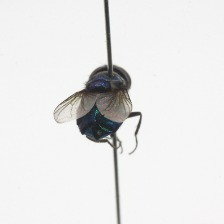
#> input picture RBras_intro_deep_learning_machine_vision/Code/input_data/DipteraDataset/train/Chrysomya/205.jpg, 224 x 224 px, given in place of 176.jpg, which was not available
$ jupyter execute --allow-errors Creating_CNN_Dataset.ipynb   (text cells are left out)
#> lines starting #> are read from the running program, lines starting #| are printed output that depends on the picture; after the words box and inside, x2 and y2 are one past the last pixel; in counts of white or black regions, pixels touching at a corner belong together; pictures that were not available may be replaced by others from this repository, and a replacement may not be noted
[cell 1]
import cv2 as cv
import os
import matplotlib.pyplot as plt
import numpy as np
import math

[cell 2]
train_dir = '../../input_data/DipteraDataset/train/'
test_dir = '../../input_data/DipteraDataset/test/'

[cell 3]
train_chrysomya_images_names = np.array(os.listdir('../../input_data/DipteraDataset/train/Chrysomya/'))
train_chrysomya_images_names = train_chrysomya_images_names[train_chrysomya_images_names!='.DS_Store']
train_chrysomya_images_names = train_chrysomya_images_names[train_chrysomya_images_names!='.ipynb_checkpoints']

train_lucilia_images_names = np.array(os.listdir('../../input_data/DipteraDataset/train/Lucilia/'))
train_lucilia_images_names = train_lucilia_images_names[train_lucilia_images_names!='.DS_Store']
train_lucilia_images_names = train_lucilia_images_names[train_lucilia_images_names!='.ipynb_checkpoints']

train_rhiniinae_images_names = np.array(os.listdir('../../input_data/DipteraDataset/train/Rhiniinae/'))
train_rhiniinae_images_names = train_rhiniinae_images_names[train_rhiniinae_images_names!='.DS_Store']
train_rhiniinae_images_names = train_rhiniinae_images_names[train_rhiniinae_images_names!='.ipynb_checkpoints']

train_sarcophaga_images_names = np.array(os.listdir('../../input_data/DipteraDataset/train/Sarcophaga/'))
train_sarcophaga_images_names = train_sarcophaga_images_names[train_sarcophaga_images_names!='.DS_Store']
train_sarcophaga_images_names = train_sarcophaga_images_names[train_sarcophaga_images_names!='.ipynb_checkpoints']

train_stomorhina_images_names = np.array(os.listdir('../../input_data/DipteraDataset/train/Stomorhina/'))
train_stomorhina_images_names = train_stomorhina_images_names[train_stomorhina_images_names!='.DS_Store']
train_stomorhina_images_names = train_stomorhina_images_names[train_stomorhina_images_names!='.ipynb_checkpoints']

[cell 4]
test_chrysomya_images_names = np.array(os.listdir('../../input_data/DipteraDataset/test/Chrysomya/'))
test_chrysomya_images_names = test_chrysomya_images_names[test_chrysomya_images_names!='.DS_Store']
test_chrysomya_images_names = test_chrysomya_images_names[test_chrysomya_images_names!='.ipynb_checkpoints']

test_lucilia_images_names = np.array(os.listdir('../../input_data/DipteraDataset/test/Lucilia/'))
test_lucilia_images_names = test_lucilia_images_names[test_lucilia_images_names!='.DS_Store']
test_lucilia_images_names = test_lucilia_images_names[test_lucilia_images_names!='.ipynb_checkpoints']

test_rhiniinae_images_names = np.array(os.listdir('../../input_data/DipteraDataset/test/Rhiniinae/'))
test_rhiniinae_images_names = test_rhiniinae_images_names[test_rhiniinae_images_names!='.DS_Store']
test_rhiniinae_images_names = test_rhiniinae_images_names[test_rhiniinae_images_names!='.ipynb_checkpoints']

test_sarcophaga_images_names = np.array(os.listdir('../../input_data/DipteraDataset/test/Sarcophaga/'))
test_sarcophaga_images_names = test_sarcophaga_images_names[test_sarcophaga_images_names!='.DS_Store']
test_sarcophaga_images_names = test_sarcophaga_images_names[test_sarcophaga_images_names!='.ipynb_checkpoints']

test_stomorhina_images_names = np.array(os.listdir('../../input_data/DipteraDataset/test/Stomorhina/'))
test_stomorhina_images_names = test_stomorhina_images_names[test_stomorhina_images_names!='.DS_Store']
test_stomorhina_images_names = test_stomorhina_images_names[test_stomorhina_images_names!='.ipynb_checkpoints']

[cell 5]
def get_vertical_line(img_path):
    ''' This function return the x and y values related to the needle of the image '''
    img = cv.imread(img_path)
    gray = cv.cvtColor(img,cv.COLOR_BGR2GRAY)
    thrsholded_img = cv.adaptiveThreshold(gray,255,cv.ADAPTIVE_THRESH_GAUSSIAN_C, cv.THRESH_BINARY_INV,11,2)
    lines = cv.HoughLinesP(thrsholded_img,1,np.pi/360,100,minLineLength=80,maxLineGap=50)

    # Obtaining hough lines axis
    for line in lines:
        x1,y1,x2,y2 = line[0]
        break

    # Obtaning the m value for interporlation
    if x1 == x2:
        x1 = x1 + 1
    m = (y2 - y1)/ (x2 - x1)

    return(img, thrsholded_img, x1, y1, x2, y2, m)

def create_blob_detector(minThreshold = 10,
                         maxThreshold = 200,
                         filterByArea = True,
                         minArea = 150,
                         filterByCircularity = False,
                         minCircularity = 0.5,
                         filterByConvexity = False,
                         minConvexity = 0.87,
                         filterByInertia = False,
                         minInertiaRatio = 0.01):
    '''This function creates a blob detector given a number of parameters'''
    # Setup SimpleBlobDetector parameters.
    params = cv.SimpleBlobDetector_Params()

    # Change thresholds
    params.minThreshold = minThreshold;
    params.maxThreshold = maxThreshold;

    # Filter by Area.
    params.filterByArea = filterByArea
    params.minArea = minArea

    # Filter by Circularity
    params.filterByCircularity = filterByCircularity
    params.minCircularity = minCircularity

    # Filter by Convexity
    params.filterByConvexity = filterByConvexity
    params.minConvexity = minConvexity

    # Filter by Inertia
    params.filterByInertia = filterByInertia
    params.minInertiaRatio = minInertiaRatio

    detector = cv.SimpleBlobDetector_create(params)

    return(detector)
def dilate_and_erode_img(thrsholded_img, kernel_size,
                         dilate_iterations,
                         erode_iterations):
    '''This function dilates and erode the thresholded image'''

    kernel = np.ones((kernel_size, kernel_size), np.uint8)
    dilated_img = cv.dilate(thrsholded_img, kernel, iterations = dilate_iterations)
    eroded_img = cv.erode(dilated_img, kernel, iterations = erode_iterations)

    return(eroded_img)

def get_masks(eroded_img,
              x1, y1, x2,
              y2):
    '''This function finds the masks based on contours, centers of gravity and moments from an eroded image'''
    mask_insect = np.ones(224*224).reshape(224, 224)
    mask_needle = np.zeros(224*224).reshape(224, 224)

    # Obtain the countour of the eroded image
    contours, _ = cv.findContours(eroded_img, cv.RETR_LIST, cv.CHAIN_APPROX_NONE)
    cog_n = 0
    max_area = 0
    for i, c in enumerate(contours):
        area = cv.contourArea(c)
        if area > max_area:
            max_area = area
            index = i
            ic = c
    # Find moments of the countour
    M = cv.moments(ic)
    if M['m00'] != 0:
        cX = int(M["m10"] / M["m00"])
        cY = int(M["m01"] / M["m00"])
    # Finding the box of the contour
    countour_box = cv.boundingRect(ic)
    # Find the new center based on the center of gravity
    dx = 112 - cX
    dy = 112 - cY

    # Create the masks
    cv.fillPoly(mask_insect, pts = [ic], color = 0)
    cv.line(mask_needle,(int(x1), y1), (int(x2), y2), 1, 5)

    return(mask_insect, mask_needle, cX, cY, dx, dy, countour_box)

def remove_needle(mask_insect, mask_needle, img):
    '''This function use the created masks to remove the needles and interpolate to create an image including only the insect'''
    new_img = img
    mask = np.logical_and(mask_needle, mask_insect)
    for y in np.arange(0, 224, 1):
        start = 0
        end = 0
        fs, fe = (True, True)

        for x in np.arange(1, 223):
            if mask[y, x] == True and mask[y, x - 1] == False and fs:
                start = x
                fs = False
            if mask[y, x] == False and mask[y, x - 1] == True and fe and fs == False:
                end = x
                fe = False


        if start != end:
            for point in np.arange(start, end, 1):
                pl = new_img[y, start - 5, :]
                pr = new_img[y, end + 5, :]
                i = point - start
                n = end - start
                p = (pl * ((n - i)/n)) + (pr * (i/n))
                new_img[y, point, :] = p
    return(new_img)

# 30 % test and 70 % train
def get_image_without_needle(base_dir, family_name, image_name):
    '''This function apply all the preprocessing techniques to obtain an image without needle'''
    img_path = base_dir + family_name + image_name
    img, thrsholded_img, x1, y1, x2, y2, m = get_vertical_line(img_path)
    detector = create_blob_detector()
    eroded_img = dilate_and_erode_img(thrsholded_img = thrsholded_img, kernel_size = 3,
                                      dilate_iterations = 4,
                                      erode_iterations = 7)
    mask_insect, mask_needle, cX, cY, dx, dy, countour_box = get_masks(eroded_img, x1, y1, x2, y2)
    new_img = remove_needle(mask_insect, mask_needle, img)
    return(new_img, countour_box)
def create_non_needle_dataset(original_images_names, family_name, base_dir, new_dir):
    '''This function creates the new dataset without the needles'''
    images = []
    for i in range(len(original_images_names)):

        new_img, countour_box = get_image_without_needle(base_dir = base_dir,
                                           family_name = family_name,
                                           image_name = original_images_names[i])
        cv.imwrite(new_dir + family_name + original_images_names[i], new_img)

def create_centered_no_background_dataset(original_images_names, family_name, base_dir, new_dir):
    '''This function creates the new dataset without the needles'''
    images = []
    for i in range(len(original_images_names)):
        #print(new_dir + family_name + original_images_names[i])
        new_img, countour_box = get_image_without_needle(base_dir = base_dir,
                                           family_name = family_name,
                                           image_name = original_images_names[i])
        x, y, w, h = countour_box
        croped_img = new_img[y:(y+h), x:(x+w)]
        nb_img = remove_background(croped_img, threshold = 180)
        centered_img = create_centered_img(nb_img, countour_box)

        cv.imwrite(new_dir + family_name + original_images_names[i], centered_img)

def create_dataset_for_segmentation(original_images_names, family_name, base_dir, new_dir, insectclass):
    '''This function creates the new dataset for image segmentation'''
    images = []
    for i in range(len(original_images_names)):

        new_img, countour_box = get_image_without_needle(base_dir = base_dir,
                                           family_name = family_name,
                                           image_name = original_images_names[i])
        x, y, w, h = countour_box
        nb_img = create_segmentation_label(new_img, insectclass, threshold = 180)

        cv.imwrite(new_dir + family_name + original_images_names[i], nb_img)

def remove_background(croped_img, threshold = 180):
    '''This function removes the background of a given image'''
    results_img = croped_img.copy()
    img_x, img_y = results_img.shape[0:2]

    for x in np.arange(0, img_x):
        for y in np.arange(0, img_y):
            if np.any(results_img[x, y, :] > threshold):

                results_img[x, y, :] = 0
    return(results_img)

def create_segmentation_label(croped_img, insectclass, threshold = 180):
    '''This function removes the background of a given image'''
    results_img = croped_img.copy()
    img_x, img_y = results_img.shape[0:2]

    for x in np.arange(0, img_x):
        for y in np.arange(0, img_y):
            if np.any(results_img[x, y, :] > threshold):

                results_img[x, y, :] = 1

    results_img = results_img[:, :, 0] + results_img[:, :, 1] + results_img[:, :, 2]
    results_img = results_img.reshape(img_x, img_y, 1)
    results_img[results_img == 3] = 2 # Using Cholet 2020 reccomendations
    results_img[results_img > 2] = insectclass

    return(results_img)


# [9 lines of commented-out code are left out]

def create_centered_img(no_background_img, countour_box):
    '''This function centralise the detected insect based on the contours and box'''
    x, y, w, h = countour_box
    xo, yo = (112, 112)
    x1 = x
    x2 = x + w
    y1 = y
    y2 = y + h
    x_bar = (x1 + x2)/2
    y_bar = (y1 + y2)/2
    dx1 = x_bar - x1
    dx2 = x2 - x_bar
    dy1 = y_bar - y1
    dy2 = y2 - y_bar
    x_new1 = xo  - dx1
    x_new2 = xo + dx2
    y_new1 = yo  - dy1
    y_new2 = yo + dy2

    base_image = np.zeros(224*224*3).reshape(224, 224, 3).astype(np.uint16)

    base_image[int(y_new1):int(y_new2), int(x_new1):int(x_new2)] = no_background_img

    return(base_image)

[cell 6]
img_path = train_dir + "Rhiniinae/" + '176.jpg'
img, thrsholded_img, x1, y1, x2, y2, m = get_vertical_line(img_path)
#> in get_vertical_line, img is the input picture: shape (224, 224, 3); mean B, G, R 231, 231.4, 231.4
#> in get_vertical_line, `thrsholded_img = cv.adaptiveThreshold(gray,255,cv.ADAPTIVE_THRESH_GAUS..`:
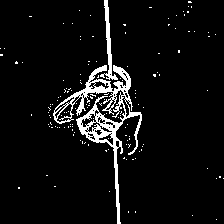
#> thrsholded_img: shape (224, 224); 6.2% white; 142 white regions (140 under 20 px), largest, box (x1, y1, x2, y2) and area: (53, 65, 142, 224) 2492, (100, 0, 118, 80) 354
#> in get_vertical_line, `lines = cv.HoughLinesP(thrsholded_img,1,np.pi/360,100,minLineLength=80..`: lines = [[105, 0, 119, 223], [104, 0, 118, 223], [107, 0, 120, 223]]
#> the loop in get_vertical_line, `for line in lines:` made 1 pass
#> in get_vertical_line, `m = (y2 - y1)/ (x2 - x1)`: m = 15.93
#> x1 = 105; y1 = 0; x2 = 119; y2 = 223; m = 15.93
img2 = img.copy()

[cell 7]
img = cv.imread(img_path)
gray = cv.cvtColor(img,cv.COLOR_BGR2GRAY)
plt.imshow(gray, cmap = 'gray')

[cell 8]
cv.line(img2,(int(x1), y1), (int(x2), y2), (180,151, 2), 2)
#> img2: shape (224, 224, 3); 1.34% of pixels changed, all inside (x1, y1, x2, y2) = (104, 0, 121, 224)
plt.imshow(thrsholded_img, cmap = 'Greys')

[cell 9]
plt.imshow(img2)

[cell 10]
detector = create_blob_detector()

[cell 11]
eroded_img = dilate_and_erode_img(thrsholded_img = thrsholded_img, kernel_size = 3,
                                  dilate_iterations = 4,
                                  erode_iterations = 7)

[cell 12]
plt.imshow(eroded_img, cmap = 'Greys')

[cell 13]
mask_insect, mask_needle, cX, cY, dx, dy, countour_box = get_masks(eroded_img, x1, y1, x2, y2)
#> in get_masks, `contours, _ = cv.findContours(eroded_img, cv.RETR_LIST, cv.CHAIN_APPRO..`: contours = 1 contour; box (x1, y1, x2, y2) and area: (52, 68, 139, 157) 4218
#> the loop in get_masks, `for i, c in enumerate(contours):` made 1 pass
#> (area, max_area, index) on pass 1: (4218.5, 4218.5, 0)
#> after the loop in get_masks, `for i, c in enumerate(contours):`: ic = contour of 353 points, box (x1, y1, x2, y2) (52, 68, 139, 157), area 4218; index = 0; max_area = 4218.5
#> in get_masks, `M = cv.moments(ic)`: M = moments, m00 4218.5, centre m10/m00, m01/m00 = (100.1, 109.6)
#> in get_masks, `cX = int(M["m10"] / M["m00"])`: cX = 100
#> in get_masks, `cY = int(M["m01"] / M["m00"])`: cY = 109
#> in get_masks, `countour_box = cv.boundingRect(ic)`: countour_box = (52, 68, 87, 89)
#> in get_masks, `dx = 112 - cX`: dx = 12
#> in get_masks, `dy = 112 - cY`: dy = 3
#> cX = 100; cY = 109; dx = 12; dy = 3; countour_box = (52, 68, 87, 89)

[cell 14]
plt.imshow(mask_insect, cmap = 'Greys')

[cell 15]
plt.imshow(mask_needle, cmap = 'Greys')

[cell 16]
mask = np.logical_and(mask_needle, mask_insect)
#> mask: shape (224, 224) bool; 2% white; 2 white regions, box (x1, y1, x2, y2) and area: (111, 149, 123, 224) 512, (102, 0, 113, 69) 477

[cell 17]
plt.imshow(mask, cmap = 'Greys')

[cell 18]
new_img = remove_needle(mask_insect, mask_needle, img)
#> after the loop in remove_needle, `for y in np.arange(0, 224, 1):`:
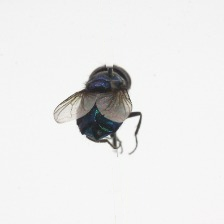
#> new_img: shape (224, 224, 3); 1.97% of pixels changed, all inside (x1, y1, x2, y2) = (102, 0, 123, 224)

[cell 19]
plt.imshow(new_img)

#> (a cell that did not finish here is left out)

[cell 21]
base_dir = '../../input_data/DipteraDataset/train/'
family_name = 'Chrysomya/'
new_img, countour_box = get_image_without_needle(base_dir = base_dir,
                                           family_name = family_name,
                                           image_name = '370.jpg')
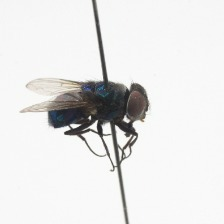
#> input picture RBras_intro_deep_learning_machine_vision/Code/input_data/DipteraDataset/train/Chrysomya/216.jpg, 224 x 224 px, given in place of 370.jpg, which was not available
#> in get_vertical_line, img is the input picture: shape (224, 224, 3); mean B, G, R 228.8, 229.2, 229.5
#> in get_vertical_line (call 2), `lines = cv.HoughLinesP(thrsholded_img,1,np.pi/360,100,minLineLength=80..`: lines = [[95, 0, 126, 223], [92, 0, 125, 221], [96, 4, 127, 223], [16, 112, 148, 104]]
#> the loop in get_vertical_line (call 2), `for line in lines:` made 1 pass
#> in get_vertical_line (call 2), `m = (y2 - y1)/ (x2 - x1)`: m = 7.19
#> in get_image_without_needle, `img, thrsholded_img, x1, y1, x2, y2, m = get_vertical_line(img_path)`: x1 = 95; y1 = 0; x2 = 126; y2 = 223; m = 7.19
#> call 2 of dilate_and_erode_img, with kernel_size = 3, dilate_iterations = 4, erode_iterations = 7
#> in dilate_and_erode_img (call 2), `eroded_img = cv.erode(dilated_img, kernel, iterations = erode_iteratio..`:
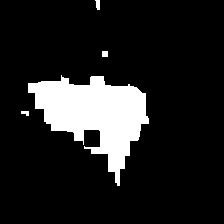
#> eroded_img: shape (224, 224); 13.1% white; 4 white regions
#> in get_masks (call 2), `contours, _ = cv.findContours(eroded_img, cv.RETR_LIST, cv.CHAIN_APPRO..`: contours = 4 contours, 1 with area under 20; largest, box (x1, y1, x2, y2) and area: (28, 75, 149, 186) 6194, (95, 0, 100, 10) 26, (102, 51, 108, 57) 25
#> the loop in get_masks (call 2), `for i, c in enumerate(contours):` made 4 passes
#> (area, max_area, index) on pass 2: (6194.5, 6194.5, 1)
#> in get_image_without_needle, `mask_insect, mask_needle, cX, cY, dx, dy, countour_box = get_masks(ero..`: cX = 94; cY = 113; dx = 18; dy = -1; countour_box = (28, 75, 121, 111)
#> after the loop in remove_needle (call 2), `for y in np.arange(0, 224, 1):`:
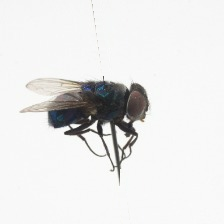
#> new_img: shape (224, 224, 3); 1.81% of pixels changed, all inside (x1, y1, x2, y2) = (92, 0, 130, 224)
#> countour_box = (28, 75, 121, 111)
x, y, w, h = countour_box
#> x = 28; y = 75; w = 121; h = 111
croped_img = new_img[y:(y+h), x:(x+w)]
nb_img = remove_background(croped_img, threshold = 200)
#> after the loop in remove_background, `for x in np.arange(0, img_x):`:
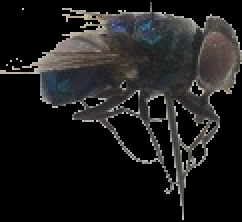
#> results_img: shape (111, 121, 3) (shown 2 times larger); mean B, G, R 29.3, 29.7, 30.4
centered_img = create_centered_img(nb_img, countour_box)
#> in create_centered_img, `x, y, w, h = countour_box`: x = 28; y = 75; w = 121; h = 111
#> in create_centered_img, `x1 = x`: x1 = 28
#> in create_centered_img, `x2 = x + w`: x2 = 149
#> in create_centered_img, `y1 = y`: y1 = 75
#> in create_centered_img, `y2 = y + h`: y2 = 186
#> in create_centered_img, `x_bar = (x1 + x2)/2`: x_bar = 88.5
#> in create_centered_img, `y_bar = (y1 + y2)/2`: y_bar = 130.5
#> in create_centered_img, `dx1 = x_bar - x1`: dx1 = 60.5
#> in create_centered_img, `dy1 = y_bar - y1`: dy1 = 55.5
#> in create_centered_img, `x_new1 = xo  - dx1`: x_new1 = 51.5
#> in create_centered_img, `x_new2 = xo + dx2`: x_new2 = 172.5
#> in create_centered_img, `y_new1 = yo  - dy1`: y_new1 = 56.5
#> in create_centered_img, `y_new2 = yo + dy2`: y_new2 = 167.5
#> in create_centered_img, `base_image[int(y_new1):int(y_new2), int(x_new1):int(x_new2)] = no_back..`:
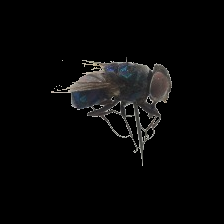
#> base_image: shape (224, 224, 3) uint16; mean B, G, R 7.9, 7.9, 8.1

[cell 22]
nb_img.shape

[cell 23]
countour_box
#> Out = (28, 75, 121, 111)

[cell 24]
plt.imshow(centered_img, cmap = 'gray')
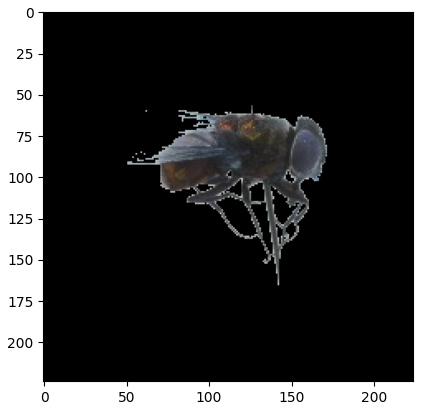
#> figure drawn by matplotlib, 1 panel; B, G, R data is drawn as R, G, B

[cell 25]
# Train data
create_non_needle_dataset(original_images_names = train_chrysomya_images_names,
                          family_name = "Chrysomya/",
                          base_dir = '../../input_data/DipteraDataset/train/',
                          new_dir = "../../input_data/NoNeedleDipteraDataset/train/")
#> in get_masks (call 3), `contours, _ = cv.findContours(eroded_img, cv.RETR_LIST, cv.CHAIN_APPRO..`: contours = 1 contour; box (x1, y1, x2, y2) and area: (52, 68, 139, 157) 4218
#> in create_non_needle_dataset, `new_img, countour_box = get_image_without_needle(base_dir = base_dir, ..`: countour_box = (52, 68, 87, 89)
# Test data
create_non_needle_dataset(original_images_names = test_chrysomya_images_names,
                          family_name = "Chrysomya/",
                          base_dir = '../../input_data/DipteraDataset/test/',
                          new_dir = "../../input_data/NoNeedleDipteraDataset/test/")

[cell 26]
# Train data
create_non_needle_dataset(original_images_names = train_lucilia_images_names,
                          family_name = "Lucilia/",
                          base_dir = '../../input_data/DipteraDataset/train/',
                          new_dir = "../../input_data/NoNeedleDipteraDataset/train/")
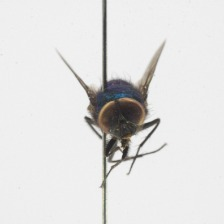
#> input picture RBras_intro_deep_learning_machine_vision/Code/input_data/DipteraDataset/train/Lucilia/178.jpg, 224 x 224 px
#> in get_vertical_line, img is the input picture: shape (224, 224, 3); mean B, G, R 223.5, 224.1, 224.6
#> in get_vertical_line (call 9), `lines = cv.HoughLinesP(thrsholded_img,1,np.pi/360,100,minLineLength=80..`: lines = [[104, 223, 104, 0], [105, 223, 105, 0], [103, 223, 103, 0], [106, 178, 106, 0], [111, 194, 169, 24], [110, 191, 168, 24], [33, 16, 134, 161]]
#> the loop in get_vertical_line (call 9), `for line in lines:` made 1 pass
#> in get_vertical_line (call 9), `x1 = x1 + 1`: x1 = 105
#> in get_vertical_line (call 9), `m = (y2 - y1)/ (x2 - x1)`: m = 223
#> in dilate_and_erode_img (call 9), `dilated_img = cv.dilate(thrsholded_img, kernel, iterations = dilate_it..`:
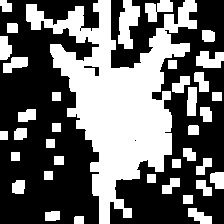
#> dilated_img: shape (224, 224); 41.6% white; 37 white regions, largest, box (x1, y1, x2, y2) and area: (26, 0, 197, 224) 14876, (118, 0, 140, 49) 678, (145, 0, 173, 22) 367
#> in get_masks (call 9), `contours, _ = cv.findContours(eroded_img, cv.RETR_LIST, cv.CHAIN_APPRO..`: contours = 9 contours, 5 with area under 20; largest, box (x1, y1, x2, y2) and area: (77, 60, 165, 195) 5475, (127, 132, 144, 149) 254, (160, 41, 164, 51) 22, (99, 54, 104, 60) 20
#> (the rest of the program and of its run is left out)
